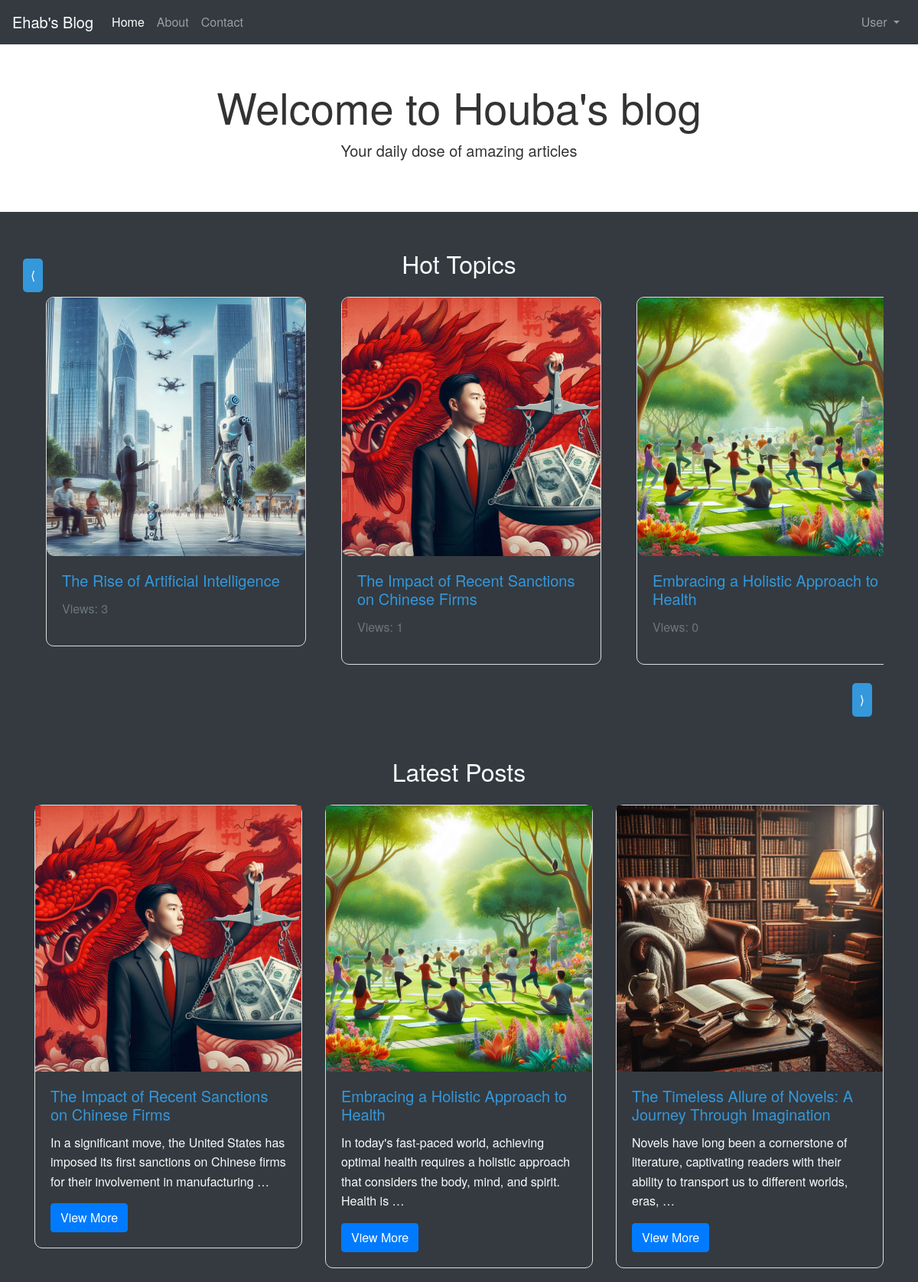
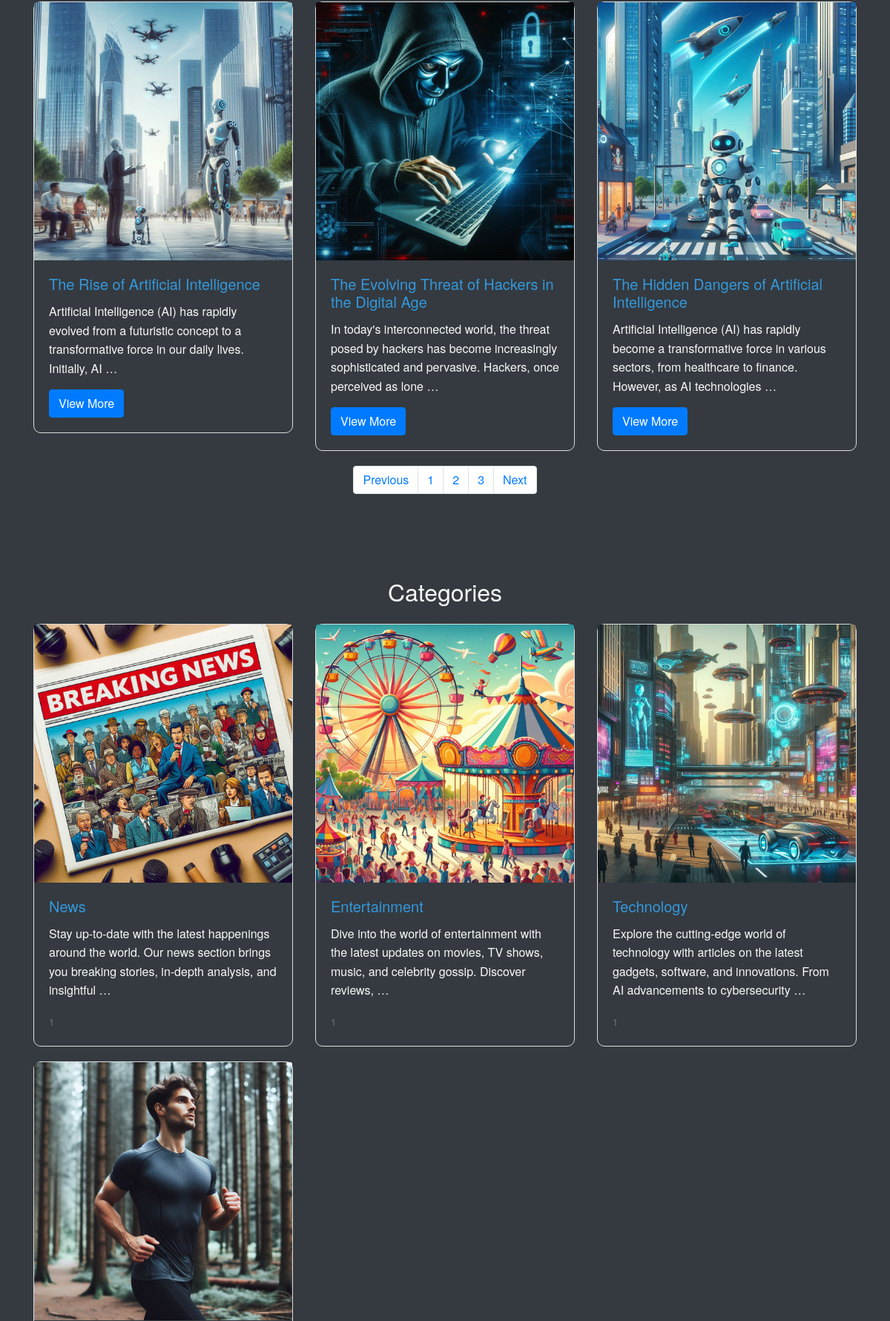
The page / (upper part) on the database its author committed (2 pictures, top to bottom).
### blog/models.py (models this page shows, shortened)
class CreatePost(models.Model):
    user = models.ForeignKey(User, on_delete=models.PROTECT)
    title = models.CharField(max_length=255)
    content = models.TextField(max_length=900000)
    image = models.ImageField(upload_to='Posts/imgs/%y/%m/%d/', default='Posts/imgs/default.jpg')
    publish = models.BooleanField(default=True)
    created_at = models.DateTimeField(default=timezone.now)
    category = models.ForeignKey(Category, on_delete=models.CASCADE)
    views = models.IntegerField(default=0)

class Category(models.Model):
    user = models.ForeignKey(User, on_delete=models.PROTECT)
    title = models.CharField(max_length=255)
    description = models.TextField(max_length=500)
    image = models.ImageField(upload_to='Category/imgs/%y/%m/%d', default='category/imgs/default.jpg')

### blog/views.py (the view)
# urls.py: path('', views.home, name='home'),
def home(request):
    posts = CreatePost.objects.filter(publish=True)
    categories = Category.objects.all()
    hot_posts = CreatePost.objects.filter(publish=True).order_by('-views')
    return render(request, 'home.html', {'posts':posts, 'categories': categories, 'hot_posts': hot_posts})

### blog/templates/home.html
{% extends "base.html" %}
{% block content %}
{% load static %}
<section class="hero-section text-center py-5">
    <div class="container">
        <h1 class="display-4">Welcome to Houba's blog</h1>
        <p class="lead">Your daily dose of amazing articles</p>
    </div>
</section>
<section class="gallery-section py-5">
    <div class="container">
        <h2 class="text-center mb-4">Hot Topics</h2>
        <div class="position-relative">
            <button id="gallery-prev" class="btn btn-dark position-absolute top-50 start-0 translate-middle-y">⟨</button>
            <div class="gallery-wrapper overflow-hidden">
                <div class="gallery d-flex">
                    {% for hot_post in hot_posts %}
                    <div class="gallery-item col-md-4">
                        <div class="card bg-dark text-light mb-4">
                            <img src="{{ hot_post.image.url }}" class="card-img-top" alt="{{ hot_post.title }}">
                            <div class="card-body">
                                <h5 class="card-title"><a href="{% url 'post' hot_post.id %}">{{ hot_post.title }}</a></h5>
                                <p class="text-muted">Views: {{ hot_post.views }}</p>
                            </div>
                        </div>
                    </div>
                    {% endfor %}
                </div>
            </div>
            <button id="gallery-next" class="btn btn-dark position-absolute top-50 end-0 translate-middle-y">⟩</button>
        </div>
    </div>
</section>
<section class="main-section py-5">
    <div class="container">
        <h2 class="text-center mb-4">Latest Posts</h2>
        <div class="row">
            {% for post in posts %}
            <div class="col-md-4">
                <div class="card bg-dark text-light">
                    <img src="{{ post.image.url }}" class="card-img-top" alt="{{ post.title }}">
                    <div class="card-body">
                        <h5 class="card-title"><a href='{% url "post" post.id %}'>{{post.title}}</a></h5>
                        <p class="card-text">{{ post.content|truncatewords:20 }}</p>
                        <a href="{% url "post" post.id %}" class="btn btn-primary">View More</a>
                    </div>
                </div>
            </div>
            {% endfor %}
        </div>
        <nav aria-label="Page navigation example">
            <ul class="pagination justify-content-center">
                <li class="page-item"><a class="page-link" href="#">Previous</a></li>
                <li class="page-item"><a class="page-link" href="#">1</a></li>
                <li class="page-item"><a class="page-link" href="#">2</a></li>
                <li class="page-item"><a class="page-link" href="#">3</a></li>
                <li class="page-item"><a class="page-link" href="#">Next</a></li>
            </ul>
        </nav>
    </div>
</section>
<section class="category-section py-5">
    <div class="container">
        <h2 class="text-center mb-4">Categories</h2>
        <div class="row">
            {% for category in categories %}
            <div class="col-md-4">
                <div class="card bg-dark text-light">
                    <img src="{{ category.image.url }}" class="card-img-top" alt="Category Image">
                    <div class="card-body">
                        <h5 class="card-title"><a href="{% url 'category_posts' category.id %}">{{ category.title }}</a></h5>
                        <p class="card-text">{{ category.description |truncatewords:20 }}</p>
                        <p class="card-text"><small class="text-muted">1</small></p>
                    </div>
                </div>
            </div>
            {% endfor %}
        </div>
    </div>
</section>
{% endblock content %}

### blog/static/style.css (style rules this page uses)
body { background-color: #f7f7f7; color: #333333; font-family: 'Helvetica Neue', Helvetica, Arial, sans-serif; line-height: 1.6; }
a { color: #3498db; }
.hero-section { background-color: #ffffff; padding: 60px 0; text-align: center; color: #333333; }
.card { background-color: #ffffff; margin-bottom: 20px; border: 1px solid #ddd; border-radius: 10px; }
.card-title { color: #3498db; }
.gallery-wrapper { overflow: hidden; width: 100%; position: relative; }
.gallery { display: flex; transition: transform 0.5s ease-in-out; }
.gallery-item { flex: 0 0 33.33%; margin-right: 1rem; width: 70%; }
.gallery img { border-radius: 10px; width: 100%; }
button#gallery-prev, button#gallery-next { background-color: #3498db; color: white; border: none; padding: 10px; cursor: pointer; border-radius: 5px; }
button#gallery-prev { left: -40px; }
button#gallery-next { right: -40px; }
@media (max-width: 1200px) { .gallery-item { flex: 0 0 50%; } }
@media (max-width: 1200px) { button#gallery-next { right: 15px; } }
@media (max-width: 1200px) { button#gallery-prev { left: -15px; top: -50px; } }

### rows shown on the page
CreatePost: image (picture), title "The Rise of Artificial Intelligence", views "3", content "Artificial Intelligence (AI) has rapidly evolved from a futuristic concept to a transformative force in our daily lives. Initially, AI …"
CreatePost: image (picture), title "The Impact of Recent Sanctions on Chinese Firms", views "1", content "In a significant move, the United States has imposed its first sanctions on Chinese firms for their involvement in manufacturing …"
CreatePost: image (picture), title "Embracing a Holistic Approach to Health", views "0", content "In today's fast-paced world, achieving optimal health requires a holistic approach that considers the body, mind, and spirit. Health is …"
CreatePost: image (picture), title "The Timeless Allure of Novels: A Journey Through Imagination", content "Novels have long been a cornerstone of literature, captivating readers with their ability to transport us to different worlds, eras, …"
CreatePost: image (picture), title "The Evolving Threat of Hackers in the Digital Age", content "In today's interconnected world, the threat posed by hackers has become increasingly sophisticated and pervasive. Hackers, once perceived as lone …"
CreatePost: image (picture), title "The Hidden Dangers of Artificial Intelligence", content "Artificial Intelligence (AI) has rapidly become a transformative force in various sectors, from healthcare to finance. However, as AI technologies …"
Category: image (picture), title "News", description "Stay up-to-date with the latest happenings around the world. Our news section brings you breaking stories, in-depth analysis, and insightful …"
Category: image (picture), title "Entertainment", description "Dive into the world of entertainment with the latest updates on movies, TV shows, music, and celebrity gossip. Discover reviews, …"
Category: image (picture), title "Technology", description "Explore the cutting-edge world of technology with articles on the latest gadgets, software, and innovations. From AI advancements to cybersecurity …"
Category: image (picture)
